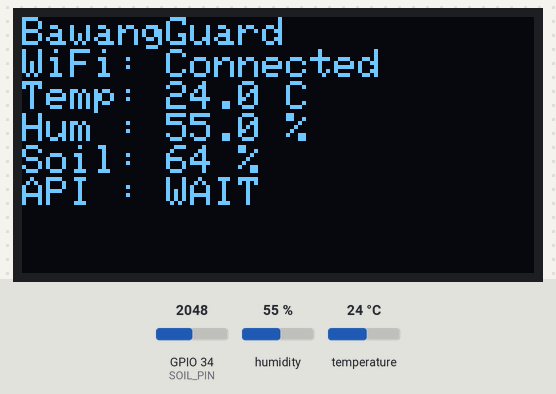
This sketch was run on a simulated ESP32. Shown: 128×64 one-colour display. The test bench sets the inputs (shaded band); at power-on: humidity 55 %, GPIO 34 (SOIL_PIN) = 2048, temperature 24 °C. WiFi joins after 1.5 s; servers stay silent unless stated; uploads are accepted with an empty reply; what the sketch prints to the serial monitor is not drawn.

Above: at 3.7 s.
3.8 s: humidity set to 22 %
At 5.2 s:
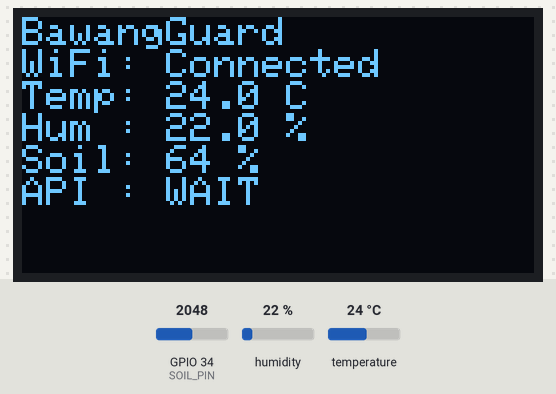
6.1 s: GPIO 34 (SOIL_PIN) set to 2866
At 11.9 s:
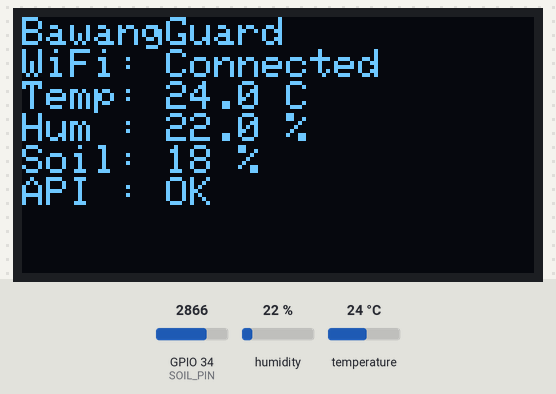
12.2 s: temperature set to 12 °C
At 14.0 s:
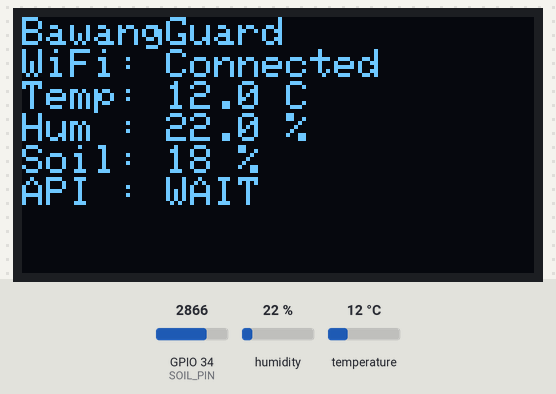
14.6 s: GPIO 34 (SOIL_PIN) set to 3603
At 15.7 s:
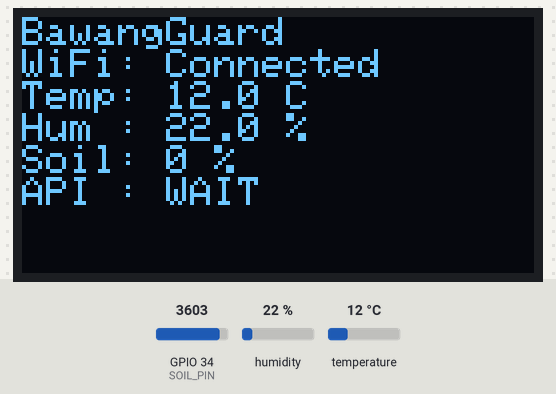
16.7 s: humidity set to 40 %
At 18.6 s:
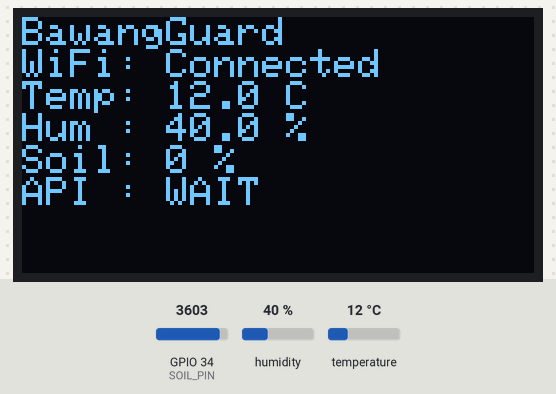
22.8 s: GPIO 34 (SOIL_PIN) set to 2047
At 24.5 s:
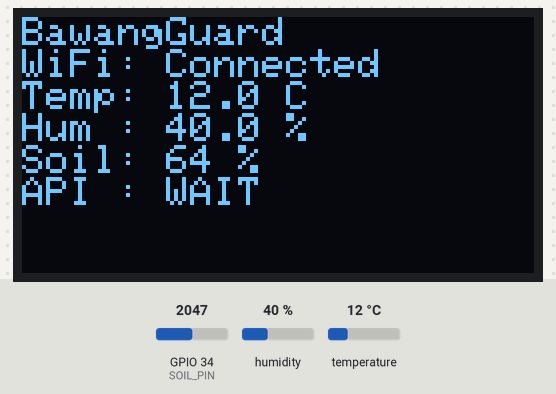
Timing chart, 0 to 26.0 s (numbered marks = the images above; inputs shaded):
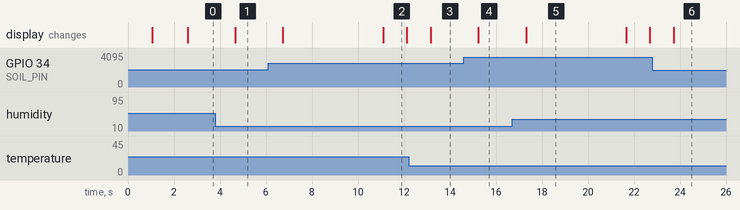

The sketch:

sketch.ino
```cpp
#include <WiFi.h>
#include <HTTPClient.h>
#include <Wire.h>
#include <Adafruit_GFX.h>
#include <Adafruit_SSD1306.h>
#include <DHT.h>

// ================= KONFIGURASI =================
const char* WIFI_SSID = "Valhala007";
const char* WIFI_PASS="";

// Gunakan URL Cloudflare Tunnel.
// Contoh:
// https://contoh-acak.trycloudflare.com/api/sensors/ingest
const char* API_URL =
 "https://URL-TUNNEL-ANDA.trycloudflare.com/api/sensors/ingest";

// ================= PIN =================
#define DHTPIN 4
#define DHTTYPE DHT22
#define SOIL_PIN 34

#define SCREEN_WIDTH 128
#define SCREEN_HEIGHT 64
#define OLED_RESET -1
#define SCREEN_ADDRESS 0x3C

// Kalibrasi sensor tanah
const int AIR_VALUE = 3200;
const int WATER_VALUE = 1400;

// ================= OBJECT =================
DHT dht(DHTPIN, DHTTYPE);
Adafruit_SSD1306 display(
  SCREEN_WIDTH,
  SCREEN_HEIGHT,
  &Wire,
  OLED_RESET
);

unsigned long lastSend = 0;
const unsigned long SEND_INTERVAL = 10000;

// ================= WIFI =================
void connectWiFi() {
  Serial.print("Menghubungkan WiFi");

  WiFi.mode(WIFI_STA);
  WiFi.begin(WIFI_SSID, WIFI_PASS);

  int attempt = 0;

  while (WiFi.status() != WL_CONNECTED && attempt < 30) {
    delay(500);
    Serial.print(".");
    attempt++;
  }

  if (WiFi.status() == WL_CONNECTED) {
    Serial.println();
    Serial.println("WiFi connected");
    Serial.print("IP address: ");
    Serial.println(WiFi.localIP());
  } else {
    Serial.println();
    Serial.println("WiFi gagal terhubung");
  }
}

// ================= OLED =================
void showDisplay(
  float suhu,
  float kelembaban,
  int soilRaw,
  int soilPercent,
  bool apiBerhasil
) {
  display.clearDisplay();
  display.setTextColor(SSD1306_WHITE);
  display.setTextSize(1);
  display.setCursor(0, 0);

  display.println("BawangGuard");
  display.print("WiFi: ");
  display.println(
    WiFi.status() == WL_CONNECTED ? "Connected" : "Offline"
  );

  display.print("Temp: ");
  display.print(suhu, 1);
  display.println(" C");

  display.print("Hum : ");
  display.print(kelembaban, 1);
  display.println(" %");

  display.print("Soil: ");
  display.print(soilPercent);
  display.println(" %");

  display.print("API : ");
  display.println(apiBerhasil ? "OK" : "WAIT");

  display.display();
}

// ================= KIRIM API =================
bool sendToBackend(
  float suhu,
  float kelembaban,
  int soilPercent
) {
  if (WiFi.status() != WL_CONNECTED) {
    Serial.println("[API] WiFi belum terhubung");
    return false;
  }

  HTTPClient http;

  Serial.println("[API] Menghubungkan ke backend...");
  http.begin(API_URL);
  http.addHeader("Content-Type", "application/json");

  String payload = "{";
  payload += "\"node_id\":\"VELXIO-01\",";
  payload += "\"soil_moisture\":" + String(soilPercent) + ",";
  payload += "\"soil_temp\":" + String(suhu, 2) + ",";
  payload += "\"soil_ph\":6.2,";
  payload += "\"air_temp\":" + String(suhu, 2) + ",";
  payload += "\"air_humidity\":" + String(kelembaban, 2) + ",";
  payload += "\"rainfall_mm\":0.0,";
  payload += "\"drainage_score\":0.8,";
  payload += "\"method\":\"fuzzy\"";
  payload += "}";

  Serial.println("[API] Payload:");
  Serial.println(payload);

  int httpCode = http.POST(payload);

  Serial.print("[API] HTTP status: ");
  Serial.println(httpCode);

  if (httpCode > 0) {
    String response = http.getString();
    Serial.println("[API] Response:");
    Serial.println(response);
    http.end();
    return httpCode >= 200 && httpCode < 300;
  }

  Serial.print("[API] Error: ");
  Serial.println(http.errorToString(httpCode));

  http.end();
  return false;
}

// ================= SETUP =================
void setup() {
  Serial.begin(115200);
  delay(1000);

  dht.begin();

  if (!display.begin(
        SSD1306_SWITCHCAPVCC,
        SCREEN_ADDRESS
      )) {
    Serial.println("OLED gagal dimulai");
  } else {
    display.clearDisplay();
    display.setTextColor(SSD1306_WHITE);
    display.setTextSize(1);
    display.setCursor(0, 0);
    display.println("BawangGuard");
    display.println("Starting...");
    display.display();
  }

  connectWiFi();
}

// ================= LOOP =================
void loop() {
  if (WiFi.status() != WL_CONNECTED) {
    Serial.println("WiFi terputus. Reconnect...");
    connectWiFi();
  }

  float suhu = dht.readTemperature();
  float kelembaban = dht.readHumidity();

  if (isnan(suhu)) {
    suhu = 25.0;
  }

  if (isnan(kelembaban)) {
    kelembaban = 50.0;
  }

  int soilRaw = analogRead(SOIL_PIN);

  int soilPercent = map(
    soilRaw,
    AIR_VALUE,
    WATER_VALUE,
    0,
    100
  );

  soilPercent = constrain(soilPercent, 0, 100);

  Serial.println("========================");
  Serial.print("WiFi Status : ");
  Serial.println(
    WiFi.status() == WL_CONNECTED
      ? "Connected"
      : "Disconnected"
  );

  Serial.print("Suhu        : ");
  Serial.print(suhu, 2);
  Serial.println(" C");

  Serial.print("Kelembaban  : ");
  Serial.print(kelembaban, 2);
  Serial.println(" %");

  Serial.print("Soil Raw    : ");
  Serial.println(soilRaw);

  Serial.print("Soil Moisture: ");
  Serial.print(soilPercent);
  Serial.println(" %");

  bool apiBerhasil = false;

  if (millis() - lastSend >= SEND_INTERVAL) {
    apiBerhasil = sendToBackend(
      suhu,
      kelembaban,
      soilPercent
    );

    lastSend = millis();
  }

  showDisplay(
    suhu,
    kelembaban,
    soilRaw,
    soilPercent,
    apiBerhasil
  );

  delay(1000);
}
```

Measured:
- after the input at 3.8 s, the display: changes after 0.87 s (image 1)
- after the input at 6.1 s, the display: first changes after 0.64 s (image 2 shows a later state)
- after the input at 12.2 s, the display: changes after 0.96 s (image 3)
- after the input at 14.6 s, the display: changes after 0.63 s (image 4)
- after the input at 16.7 s, the display: changes after 0.60 s (image 5)
- after the input at 22.8 s, the display: changes after 0.93 s (image 6)
- what the display in image 2 shows lasts 1.0 s, from 11.1 s to 12.1 s
